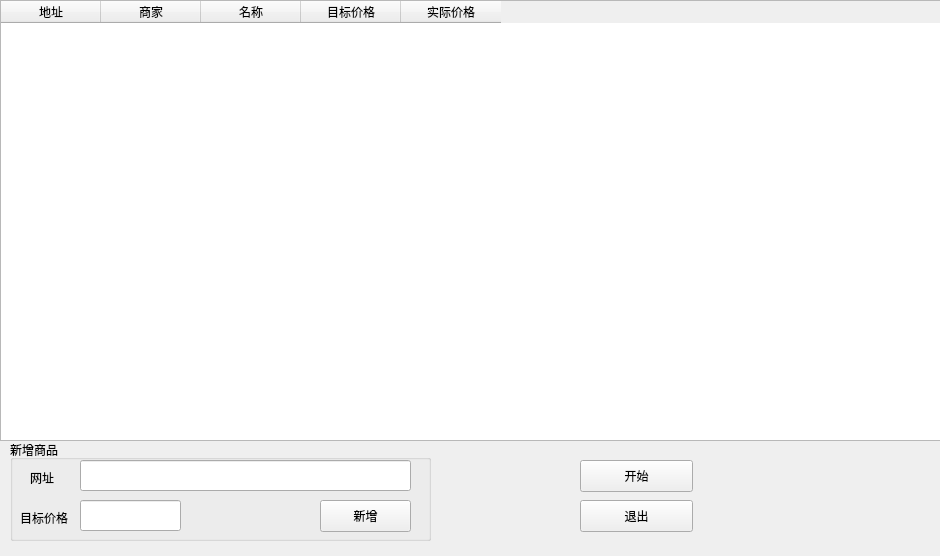
<?xml version="1.0" encoding="UTF-8"?>
<ui version="4.0">
 <class>Form</class>
 <widget class="QWidget" name="Form">
  <property name="geometry">
   <rect>
    <x>0</x>
    <y>0</y>
    <width>940</width>
    <height>556</height>
   </rect>
  </property>
  <property name="sizePolicy">
   <sizepolicy hsizetype="Preferred" vsizetype="Preferred">
    <horstretch>0</horstretch>
    <verstretch>0</verstretch>
   </sizepolicy>
  </property>
  <property name="windowTitle">
   <string>价格监控软件</string>
  </property>
  <widget class="QTableWidget" name="tableWidget">
   <property name="geometry">
    <rect>
     <x>0</x>
     <y>0</y>
     <width>941</width>
     <height>441</height>
    </rect>
   </property>
   <property name="sizePolicy">
    <sizepolicy hsizetype="Preferred" vsizetype="Preferred">
     <horstretch>0</horstretch>
     <verstretch>0</verstretch>
    </sizepolicy>
   </property>
   <property name="editTriggers">
    <set>QAbstractItemView::DoubleClicked</set>
   </property>
   <column>
    <property name="text">
     <string>地址</string>
    </property>
   </column>
   <column>
    <property name="text">
     <string>商家</string>
    </property>
   </column>
   <column>
    <property name="text">
     <string>名称</string>
    </property>
   </column>
   <column>
    <property name="text">
     <string>目标价格</string>
    </property>
   </column>
   <column>
    <property name="text">
     <string>实际价格</string>
    </property>
   </column>
  </widget>
  <widget class="QPushButton" name="beginBtn">
   <property name="geometry">
    <rect>
     <x>580</x>
     <y>460</y>
     <width>113</width>
     <height>32</height>
    </rect>
   </property>
   <property name="text">
    <string>开始</string>
   </property>
  </widget>
  <widget class="QPushButton" name="stopBtn">
   <property name="geometry">
    <rect>
     <x>580</x>
     <y>500</y>
     <width>113</width>
     <height>32</height>
    </rect>
   </property>
   <property name="text">
    <string>退出</string>
   </property>
  </widget>
  <widget class="QGroupBox" name="groupBox">
   <property name="geometry">
    <rect>
     <x>10</x>
     <y>440</y>
     <width>421</width>
     <height>101</height>
    </rect>
   </property>
   <property name="title">
    <string>新增商品</string>
   </property>
   <widget class="QLabel" name="label">
    <property name="geometry">
     <rect>
      <x>20</x>
      <y>30</y>
      <width>60</width>
      <height>16</height>
     </rect>
    </property>
    <property name="text">
     <string>网址</string>
    </property>
   </widget>
   <widget class="QLineEdit" name="urlEdit">
    <property name="geometry">
     <rect>
      <x>70</x>
      <y>20</y>
      <width>331</width>
      <height>31</height>
     </rect>
    </property>
    <property name="text">
     <string/>
    </property>
   </widget>
   <widget class="QLabel" name="label_2">
    <property name="geometry">
     <rect>
      <x>10</x>
      <y>70</y>
      <width>60</width>
      <height>16</height>
     </rect>
    </property>
    <property name="text">
     <string>目标价格</string>
    </property>
   </widget>
   <widget class="QLineEdit" name="priceEdit">
    <property name="geometry">
     <rect>
      <x>70</x>
      <y>60</y>
      <width>101</width>
      <height>31</height>
     </rect>
    </property>
   </widget>
   <widget class="QPushButton" name="addBtn">
    <property name="geometry">
     <rect>
      <x>310</x>
      <y>60</y>
      <width>91</width>
      <height>32</height>
     </rect>
    </property>
    <property name="text">
     <string>新增</string>
    </property>
   </widget>
  </widget>
  <zorder>beginBtn</zorder>
  <zorder>stopBtn</zorder>
  <zorder>groupBox</zorder>
  <zorder>tableWidget</zorder>
 </widget>
 <resources/>
 <connections>
  <connection>
   <sender>beginBtn</sender>
   <signal>clicked()</signal>
   <receiver>Form</receiver>
   <slot>start_monitor()</slot>
   <hints>
    <hint type="sourcelabel">
     <x>623</x>
     <y>474</y>
    </hint>
    <hint type="destinationlabel">
     <x>94</x>
     <y>21</y>
    </hint>
   </hints>
  </connection>
  <connection>
   <sender>stopBtn</sender>
   <signal>clicked()</signal>
   <receiver>Form</receiver>
   <slot>close()</slot>
   <hints>
    <hint type="sourcelabel">
     <x>636</x>
     <y>515</y>
    </hint>
    <hint type="destinationlabel">
     <x>465</x>
     <y>273</y>
    </hint>
   </hints>
  </connection>
  <connection>
   <sender>addBtn</sender>
   <signal>clicked()</signal>
   <receiver>Form</receiver>
   <slot>add_monitor()</slot>
   <hints>
    <hint type="sourcelabel">
     <x>383</x>
     <y>516</y>
    </hint>
    <hint type="destinationlabel">
     <x>491</x>
     <y>519</y>
    </hint>
   </hints>
  </connection>
  <connection>
   <sender>tableWidget</sender>
   <signal>itemChanged(QTableWidgetItem*)</signal>
   <receiver>Form</receiver>
   <slot>save_price()</slot>
   <hints>
    <hint type="sourcelabel">
     <x>457</x>
     <y>405</y>
    </hint>
    <hint type="destinationlabel">
     <x>459</x>
     <y>480</y>
    </hint>
   </hints>
  </connection>
 </connections>
 <slots>
  <slot>start_monitor()</slot>
  <slot>add_monitor()</slot>
  <slot>save_price()</slot>
 </slots>
</ui>
